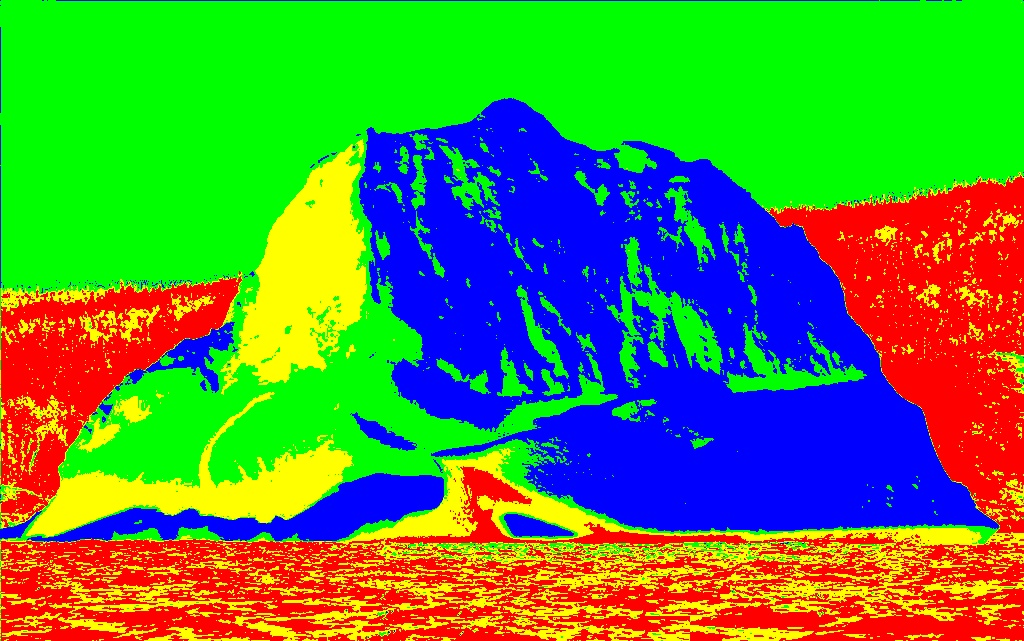
//> input picture winner-take-all/x64/Debug/image/imageK.jpg, 1024 x 641 px, given in place of liu.jpg, which was not available
$ ./watershed   (built with g++ and OpenCV 4)
//> lines starting //> are read from the running program, lines starting //| are printed output that depends on the picture; after the words box and inside, x2 and y2 are one past the last pixel; in counts of white or black regions, pixels touching at a corner belong together; pictures that were not available may be replaced by others from this repository, and a replacement may not be noted
#include "opencv2/imgproc/imgproc.hpp"
#include "opencv2/highgui/highgui.hpp"

#include <iostream>

using namespace cv;
using namespace std;

Vec3b RandomColor(int value);  //生成随机颜色函数
int main(int argc, char* argv[])
{
	//Mat image = imread(argv[1]);    //载入RGB彩色图像
	Mat image = imread("liu.jpg");    //载入RGB彩色图像
//> image is the input picture: 641 rows x 1024 cols, CV_8UC3; mean B, G, R 67.3, 140.1, 84.1
	imshow("Source Image", image);

	//灰度化，滤波，Canny边缘检测
	Mat imageGray;
	cvtColor(image, imageGray, CV_RGB2GRAY);//灰度转换
	GaussianBlur(imageGray, imageGray, Size(5, 5), 2);   //高斯滤波
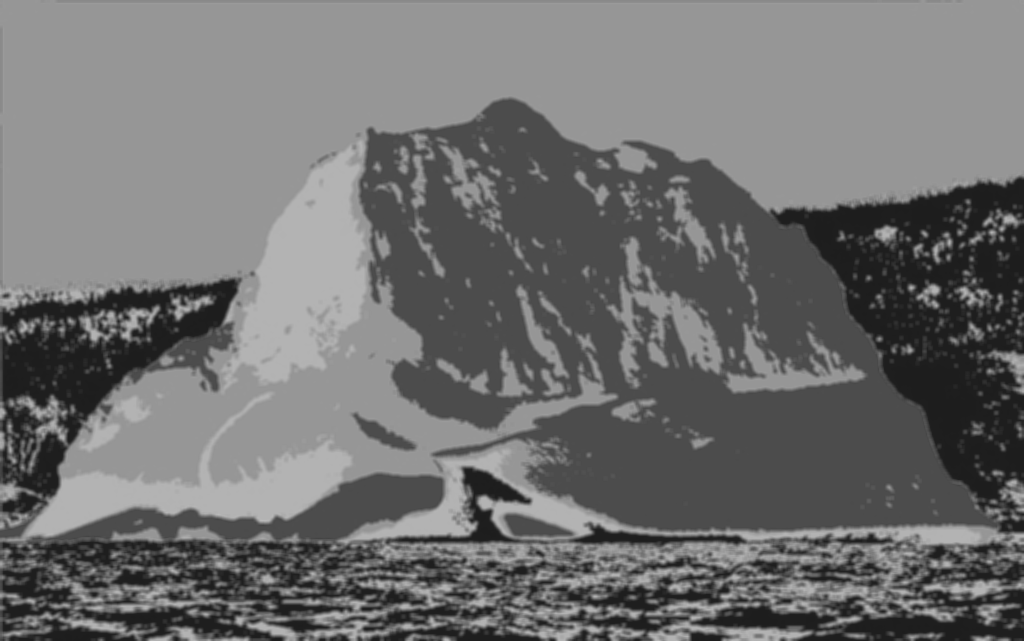
//> imageGray: 641 rows x 1024 cols, CV_8UC1; min 29, max 187, mean 112
	imshow("Gray Image", imageGray);
	Canny(imageGray, imageGray, 80, 150);
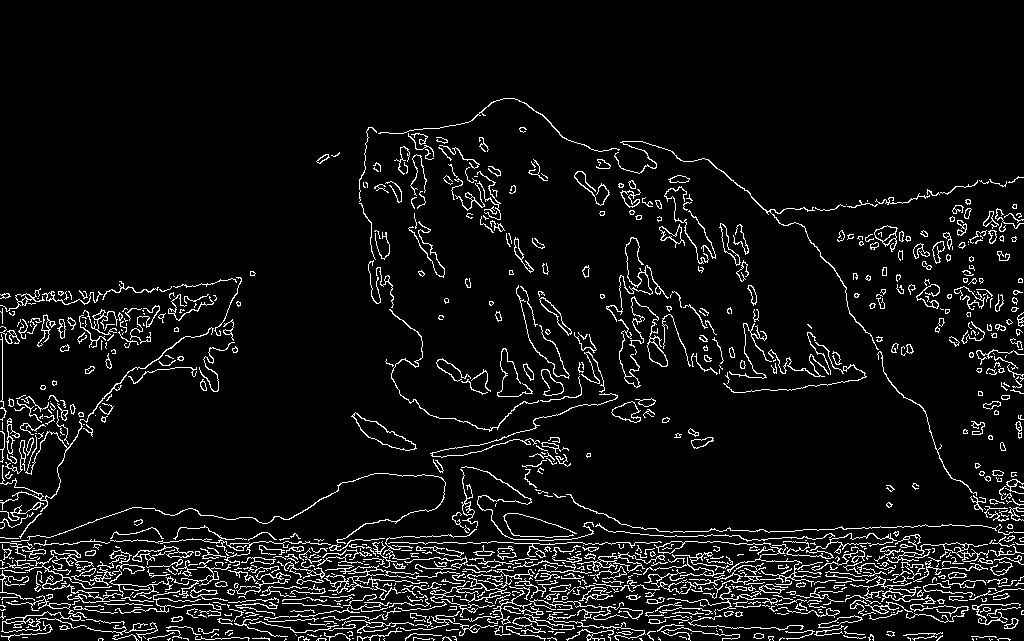
//> imageGray: 641 rows x 1024 cols, CV_8UC1; 6.7% white in thin lines or dots, all inside (x1, y1, x2, y2) = (0, 98, 1024, 641)
	imshow("Canny Image", imageGray);

	//查找轮廓
	vector<vector<Point>> contours;
	vector<Vec4i> hierarchy;
	findContours(imageGray, contours, hierarchy, RETR_TREE, CHAIN_APPROX_SIMPLE, Point());
//> contours = 1318 contours, 993 with area under 20; largest, box (x1, y1, x2, y2) and area: (351, 412, 417, 451) 825, (353, 412, 416, 451) 770, (324, 564, 460, 594) 547, (1, 611, 87, 633) 398, (629, 296, 668, 367) 366
	Mat imageContours = Mat::zeros(image.size(), CV_8UC1);  //轮廓
	Mat marks(image.size(), CV_32S);   //Opencv分水岭第二个矩阵参数
	marks = Scalar::all(0);
	int index  = 0;
	int compCount  = 0;
	for (; index  >= 0; index  = hierarchy[index][0], compCount++)
	{
		//对marks进行标记，对不同区域的轮廓进行编号，相当于设置注水点，有多少轮廓，就有多少注水点
		drawContours(marks, contours, index, Scalar::all(compCount + 1), 1, 8, hierarchy);
		drawContours(imageContours, contours, index, Scalar(255), 1, 8, hierarchy);
	}
//> this loop made 1027 passes
//> index on passes 2 to 4: 1, 2, 3
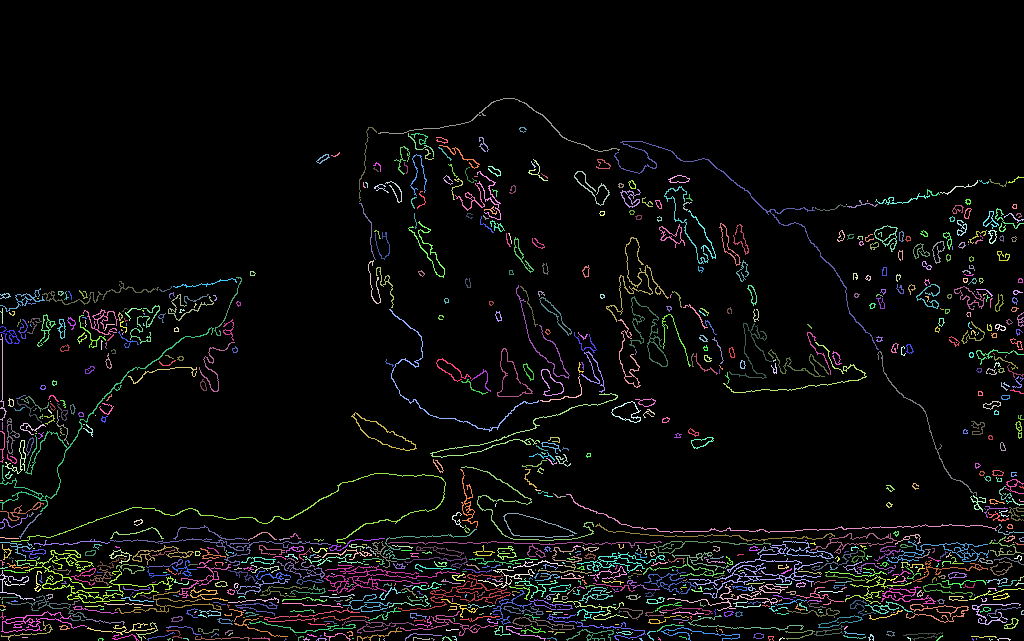
//> marks: 641 rows x 1024 cols, CV_32SC1; 1028 distinct labels, from 0 to 1027; one colour per label, 0 black
//> after the loop, index = -1; compCount = 1027

	//我们来看一下传入的矩阵marks里是什么东西
	Mat marksShows;
	convertScaleAbs(marks, marksShows);
	imshow("marksShow", marksShows);
	imshow("轮廓", imageContours);
	watershed(image, marks);
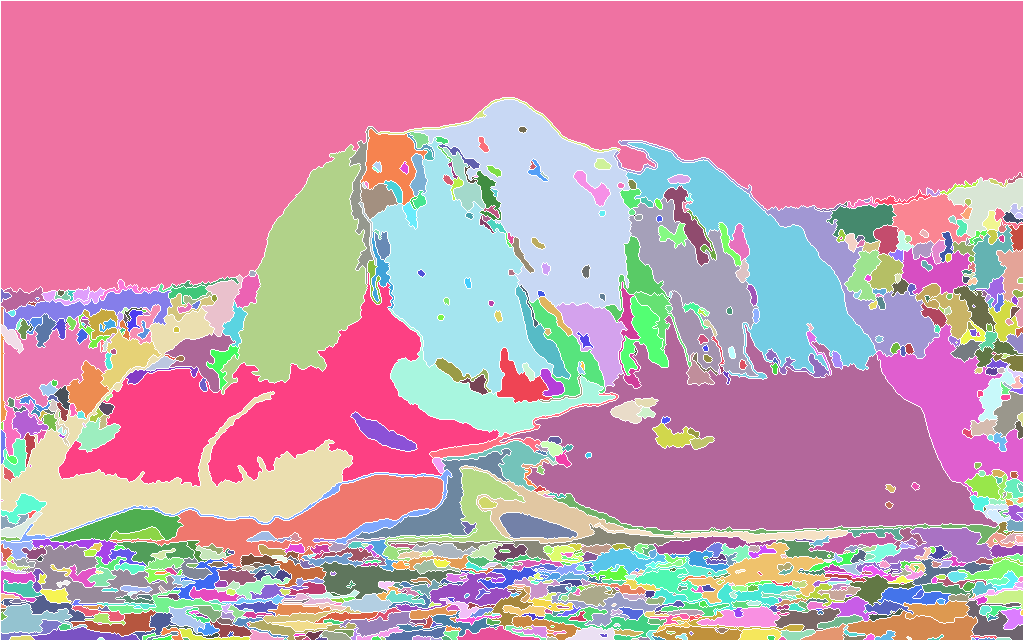
//> marks: 641 rows x 1024 cols, CV_32SC1; 1027 distinct labels, from -1 to 1027; one colour per label, 0 black, -1 white

	//我们再来看一下分水岭算法之后的矩阵marks里是什么东西
	Mat afterWatershed;
	convertScaleAbs(marks, afterWatershed);
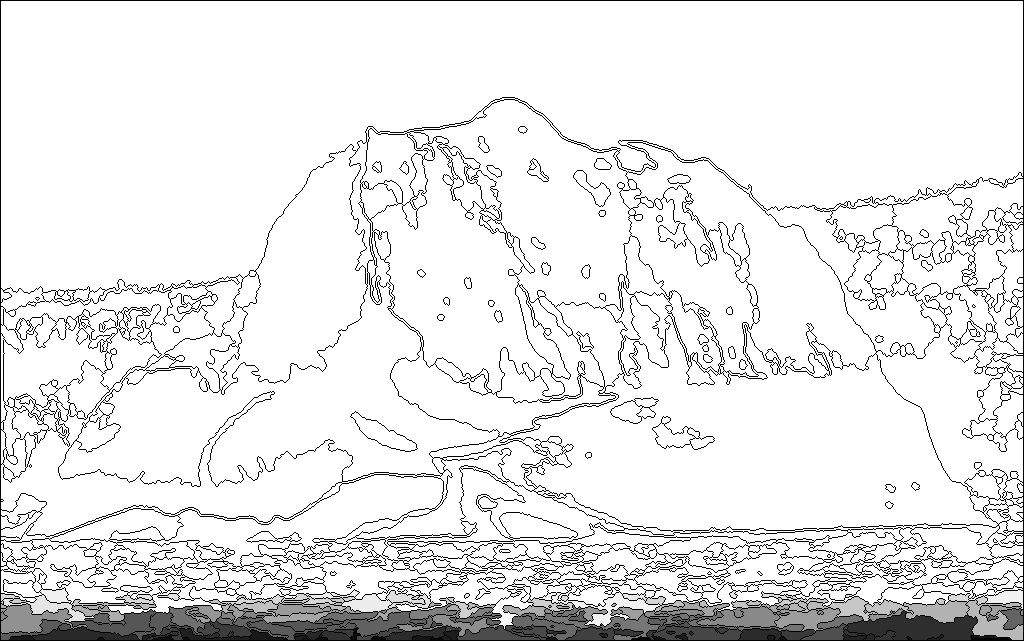
//> afterWatershed: 641 rows x 1024 cols, CV_8UC1; min 0, max 255, mean 231.4
	imshow("After Watershed", afterWatershed);

	//对每一个区域进行颜色填充
	Mat PerspectiveImage = Mat::zeros(image.size(), CV_8UC3);
	for (int i = 0; i < marks.rows; i++)
	{
		for (int j = 0; j < marks.cols; j++)
		{
			int index = marks.at<int>(i, j);
			if (marks.at<int>(i, j) == -1)
			{
				PerspectiveImage.at<Vec3b>(i, j) = Vec3b(255, 255, 255);
			}
			else
			{
				PerspectiveImage.at<Vec3b>(i,j) = RandomColor(index);
			}
		}
	}
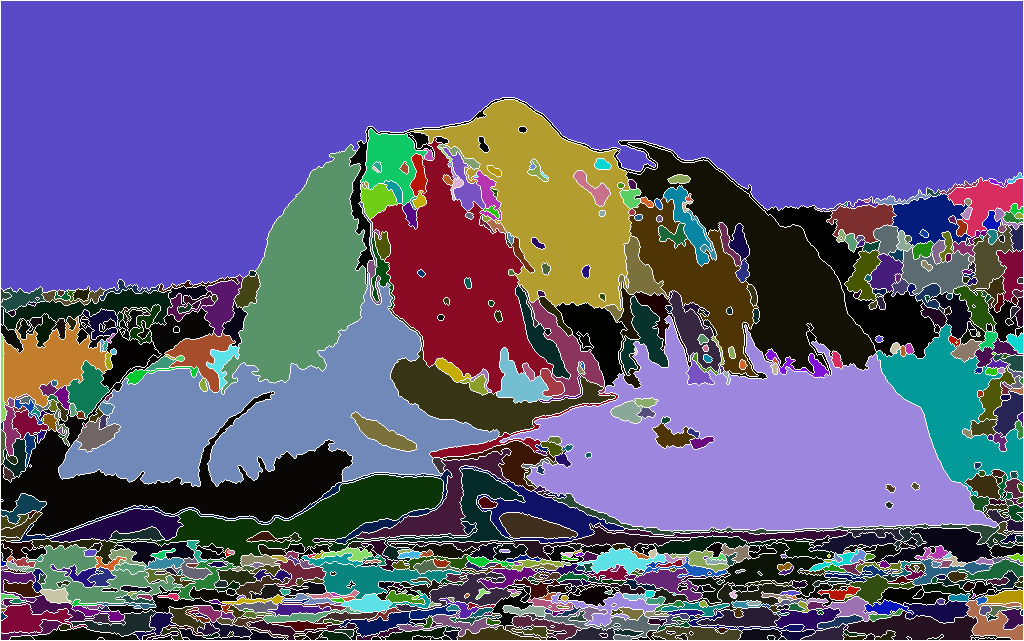
//> PerspectiveImage: 641 rows x 1024 cols, CV_8UC3; mean B, G, R 133.1, 90.2, 96.7
//> after the loop, index = -1
	imshow("After ColorFill", PerspectiveImage);

	//分割并填充颜色的结果跟原始图像融合
	Mat wshed;
	addWeighted(image, 0.4, PerspectiveImage, 0.6, 0, wshed);
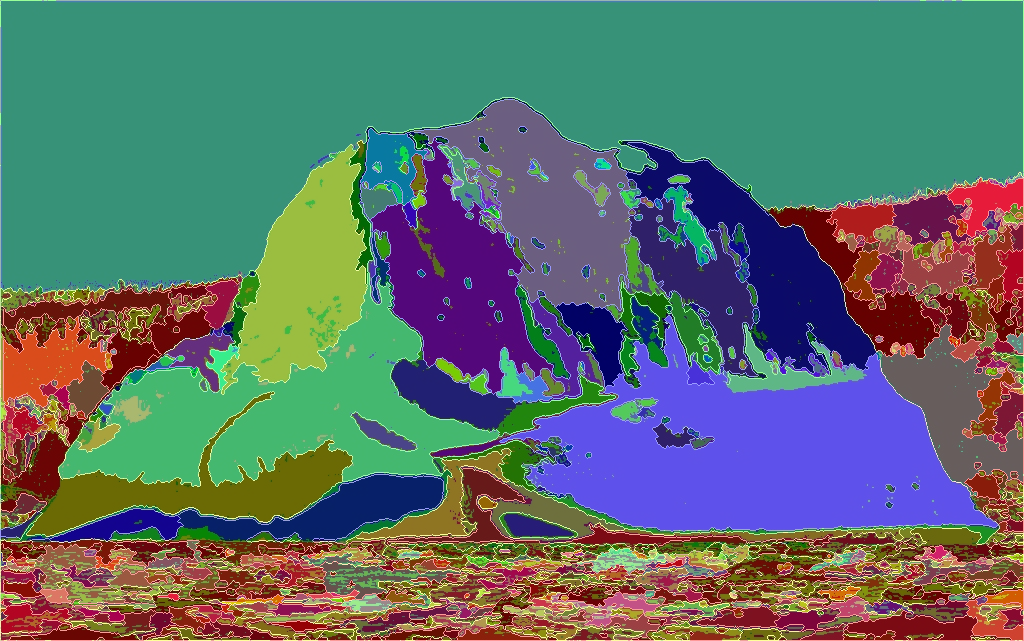
//> wshed: 641 rows x 1024 cols, CV_8UC3; mean B, G, R 106.9, 110, 91.7
	imshow("AddWeighted Image", wshed);

	waitKey();
}

Vec3b RandomColor(int value) /*<span style = "line-height: 20.8px; font-family: sans-serif;" >*///生成随机颜色函数</span>
{
	value = value % 255;  //生成0~255的随机数
	RNG rng;
	int aa = rng.uniform(0, value);
	int bb = rng.uniform(0, value);
	int cc = rng.uniform(0, value);
	return Vec3b(aa, bb, cc);
}
